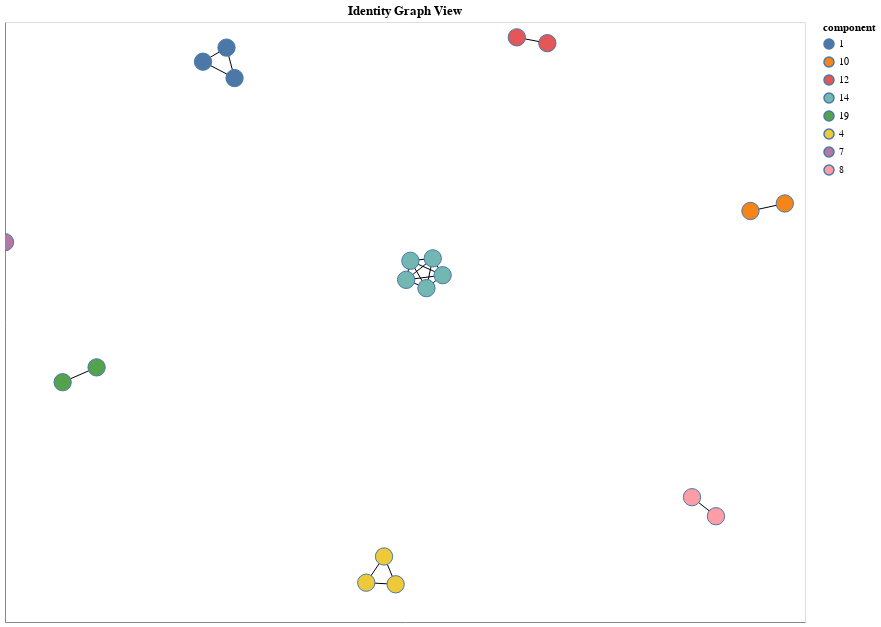

Notebook source saved alongside this figure:
### Code cell
G = nx.Graph()

node_data = (
    cc.withColumn("component", F.col("component").astype("string"))
    .toPandas()
    .set_index("id")
    .to_dict("index")
)

for node_id, data in node_data.items():
    G.add_node(node_id, **data)

edge_data = (
    edges.toPandas()
    .drop_duplicates(subset=["src", "dst"])
    .set_index(["src", "dst"])
    .to_dict("index")
)

for edge_id, data in edge_data.items():
    G.add_edge(edge_id[0], edge_id[1], **data)


nxa.draw_networkx(
    G=G,
    pos=nx.spring_layout(G),
    node_color="component",
    node_tooltip=["component", "email", "loyalty_id"],
    edge_tooltip=["action"],
).properties(
    title="Identity Graph View",
    height=800,
    width=1200,
).interactive()

### Figure 1 — Vega-Lite specification as saved in the notebook (floating-point values rounded to 4 significant figures)
{"config": {"view": {"continuousWidth": 400, "continuousHeight": 300}}, "layer": [{"data": {"name": "data-8551f9b39314a4a052d328d46a7e3cae"}, "mark": {"type": "line", "color": "black", "opacity": 1, "strokeWidth": 1}, "encoding": {"detail": {"field": "edge", "type": "quantitative"}, "tooltip": [{"field": "action", "type": "nominal"}], "x": {"axis": {"grid": false, "labels": false, "ticks": false, "title": ""}, "field": "x", "type": "quantitative"}, "y": {"axis": {"grid": false, "labels": false, "ticks": false, "title": ""}, "field": "y", "type": "quantitative"}}, "selection": {"selector001": {"type": "interval", "bind": "scales", "encodings": ["x", "y"]}}}, {"data": {"name": "data-e30f17e5169af59b426c0b4a97b34359"}, "mark": {"type": "point", "opacity": 1, "size": 300, "strokeWidth": 1.0}, "encoding": {"fill": {"field": "component", "type": "nominal"}, "tooltip": [{"field": "component", "type": "nominal"}, {"field": "email", "type": "nominal"}, {"field": "loyalty_id", "type": "quantitative"}], "x": {"axis": {"grid": false, "labels": false, "ticks": false}, "field": "x", "type": "quantitative"}, "y": {"axis": {"grid": false, "labels": false, "ticks": false}, "field": "y", "type": "quantitative"}}}], "height": 600, "title": "Identity Graph View", "width": 800, "$schema": "https://vega.github.io/schema/vega-lite/v4.17.0.json", "datasets": {"data-8551f9b39314a4a052d328d46a7e3cae": [{"edge": 0, "y": 0.6809, "link_value": "101", "action": "Linked by loyalty_id", "pair": [1, 3], "source": 1, "target": 3, "x": -0.505, "link_type": "loyalty_id"}, {"edge": 0, "y": 0.6318, "link_value": "101", "action": "Linked by loyalty_id", "pair": [1, 3], "source": 1, "target": 3, "x": -0.4261, "link_type": "loyalty_id"}, {"edge": 1, "y": 0.6809, "link_value": "101", "action": "Linked by loyalty_id", "pair": [1, 2], "source": 1, "target": 2, "x": -0.505, "link_type": "loyalty_id"}, {"edge": 1, "y": 0.7232, "link_value": "101", "action": "Linked by loyalty_id", "pair": [1, 2], "source": 1, "target": 2, "x": -0.4462, "link_type": "loyalty_id"}, {"edge": 2, "y": 0.7232, "link_value": "alice@readmail.test", "action": "Linked by email", "pair": [2, 3], "source": 2, "target": 3, "x": -0.4462, "link_type": "email"}, {"edge": 2, "y": 0.6318, "link_value": "alice@readmail.test", "action": "Linked by email", "pair": [2, 3], "source": 2, "target": 3, "x": -0.4261, "link_type": "email"}, {"edge": 3, "y": -0.8821, "link_value": "blake@readmail.test", "action": "Linked by email", "pair": [4, 5], "source": 4, "target": 5, "x": -0.09687, "link_type": "email"}, {"edge": 3, "y": -0.8035, "link_value": "blake@readmail.test", "action": "Linked by email", "pair": [4, 5], "source": 4, "target": 5, "x": -0.05242, "link_type": "email"}, {"edge": 4, "y": -0.8821, "link_value": "102", "action": "Linked by loyalty_id", "pair": [4, 6], "source": 4, "target": 6, "x": -0.09687, "link_type": "loyalty_id"}, {"edge": 4, "y": -0.8868, "link_value": "102", "action": "Linked by loyalty_id", "pair": [4, 6], "source": 4, "target": 6, "x": -0.02337, "link_type": "loyalty_id"}, {"edge": 5, "y": -0.8035, "link_value": "102", "action": "Linked by loyalty_id", "pair": [5, 6], "source": 5, "target": 6, "x": -0.05242, "link_type": "loyalty_id"}, {"edge": 5, "y": -0.8868, "link_value": "102", "action": "Linked by loyalty_id", "pair": [5, 6], "source": 5, "target": 6, "x": -0.02337, "link_type": "loyalty_id"}, {"edge": 6, "y": -0.6257, "link_value": "dylan@readmail.test", "action": "Linked by email", "pair": [8, 9], "source": 8, "target": 9, "x": 0.7175, "link_type": "email"}, {"edge": 6, "y": -0.6827, "link_value": "dylan@readmail.test", "action": "Linked by email", "pair": [8, 9], "source": 8, "target": 9, "x": 0.7774, "link_type": "email"}, {"edge": 7, "y": 0.2331, "link_value": "ethan@readmail.test", "action": "Linked by email", "pair": [10, 11], "source": 10, "target": 11, "x": 0.8636, "link_type": "email"}, {"edge": 7, "y": 0.2556, "link_value": "ethan@readmail.test", "action": "Linked by email", "pair": [10, 11], "source": 10, "target": 11, "x": 0.9495, "link_type": "email"}, {"edge": 8, "y": 0.7365, "link_value": "fiona@readmail.test", "action": "Linked by email", "pair": [12, 13], "source": 12, "target": 13, "x": 0.3559, "link_type": "email"}, {"edge": 8, "y": 0.754, "link_value": "fiona@readmail.test", "action": "Linked by email", "pair": [12, 13], "source": 12, "target": 13, "x": 0.2795, "link_type": "email"}, {"edge": 9, "y": 0.04045, "link_value": "grant@readmail.test", "action": "Linked by email", "pair": [14, 18], "source": 14, "target": 18, "x": 0.09409, "link_type": "email"}, {"edge": 9, "y": 0.02647, "link_value": "grant@readmail.test", "action": "Linked by email", "pair": [14, 18], "source": 14, "target": 18, "x": 0.002937, "link_type": "email"}, {"edge": 10, "y": 0.04045, "link_value": "grant@readmail.test", "action": "Linked by email", "pair": [14, 17], "source": 14, "target": 17, "x": 0.09409, "link_type": "email"}, {"edge": 10, "y": 0.08363, "link_value": "grant@readmail.test", "action": "Linked by email", "pair": [14, 17], "source": 14, "target": 17, "x": 0.01343, "link_type": "email"}, {"edge": 11, "y": 0.04045, "link_value": "grant@readmail.test", "action": "Linked by email", "pair": [14, 16], "source": 14, "target": 16, "x": 0.09409, "link_type": "email"}, {"edge": 11, "y": 0.001494, "link_value": "grant@readmail.test", "action": "Linked by email", "pair": [14, 16], "source": 14, "target": 16, "x": 0.05362, "link_type": "email"}, {"edge": 12, "y": 0.04045, "link_value": "grant@readmail.test", "action": "Linked by email", "pair": [14, 15], "source": 14, "target": 15, "x": 0.09409, "link_type": "email"}, {"edge": 12, "y": 0.09094, "link_value": "grant@readmail.test", "action": "Linked by email", "pair": [14, 15], "source": 14, "target": 15, "x": 0.06942, "link_type": "email"}, {"edge": 13, "y": 0.09094, "link_value": "grant@readmail.test", "action": "Linked by email", "pair": [15, 18], "source": 15, "target": 18, "x": 0.06942, "link_type": "email"}, {"edge": 13, "y": 0.02647, "link_value": "grant@readmail.test", "action": "Linked by email", "pair": [15, 18], "source": 15, "target": 18, "x": 0.002937, "link_type": "email"}, {"edge": 14, "y": 0.09094, "link_value": "grant@readmail.test", "action": "Linked by email", "pair": [15, 17], "source": 15, "target": 17, "x": 0.06942, "link_type": "email"}, {"edge": 14, "y": 0.08363, "link_value": "grant@readmail.test", "action": "Linked by email", "pair": [15, 17], "source": 15, "target": 17, "x": 0.01343, "link_type": "email"}, {"edge": 15, "y": 0.09094, "link_value": "grant@readmail.test", "action": "Linked by email", "pair": [15, 16], "source": 15, "target": 16, "x": 0.06942, "link_type": "email"}, {"edge": 15, "y": 0.001494, "link_value": "grant@readmail.test", "action": "Linked by email", "pair": [15, 16], "source": 15, "target": 16, "x": 0.05362, "link_type": "email"}, {"edge": 16, "y": 0.001494, "link_value": "grant@readmail.test", "action": "Linked by email", "pair": [16, 18], "source": 16, "target": 18, "x": 0.05362, "link_type": "email"}, {"edge": 16, "y": 0.02647, "link_value": "grant@readmail.test", "action": "Linked by email", "pair": [16, 18], "source": 16, "target": 18, "x": 0.002937, "link_type": "email"}, {"edge": 17, "y": 0.001494, "link_value": "grant@readmail.test", "action": "Linked by email", "pair": [16, 17], "source": 16, "target": 17, "x": 0.05362, "link_type": "email"}, {"edge": 17, "y": 0.08363, "link_value": "grant@readmail.test", "action": "Linked by email", "pair": [16, 17], "source": 16, "target": 17, "x": 0.01343, "link_type": "email"}, {"edge": 18, "y": 0.08363, "link_value": "grant@readmail.test", "action": "Linked by email", "pair": [17, 18], "source": 17, "target": 18, "x": 0.01343, "link_type": "email"}, {"edge": 18, "y": 0.02647, "link_value": "grant@readmail.test", "action": "Linked by email", "pair": [17, 18], "source": 17, "target": 18, "x": 0.002937, "link_type": "email"}, {"edge": 19, "y": -0.2806, "link_value": "hanna@readmail.test", "action": "Linked by email", "pair": [19, 20], "source": 19, "target": 20, "x": -0.8559, "link_type": "email"}, {"edge": 19, "y": -0.2361, "link_value": "hanna@readmail.test", "action": "Linked by email", "pair": [19, 20], "source": 19, "target": 20, "x": -0.771, "link_type": "email"}], "data-e30f17e5169af59b426c0b4a97b34359": [{"email": "alice@bulkmail.test", "y": 0.6809, "component": "1", "loyalty_id": 101.0, "x": -0.505}, {"email": "alice@readmail.test", "y": 0.7232, "component": "1", "loyalty_id": 101.0, "x": -0.4462}, {"email": "alice@readmail.test", "y": 0.6318, "component": "1", "loyalty_id": 101.0, "x": -0.4261}, {"email": "blake@readmail.test", "y": -0.8821, "component": "4", "loyalty_id": 102.0, "x": -0.09687}, {"email": "blake@readmail.test", "y": -0.8035, "component": "4", "loyalty_id": 102.0, "x": -0.05242}, {"email": "bloke@readmail.test", "y": -0.8868, "component": "4", "loyalty_id": 102.0, "x": -0.02337}, {"email": "clare@readmail.test", "y": 0.1395, "component": "7", "loyalty_id": 103.0, "x": -1.0}, {"email": "dylan@readmail.test", "y": -0.6257, "component": "8", "loyalty_id": 104.0, "x": 0.7175}, {"email": "dylan@readmail.test", "y": -0.6827, "component": "8", "loyalty_id": null, "x": 0.7774}, {"email": "ethan@readmail.test", "y": 0.2331, "component": "10", "loyalty_id": 105.0, "x": 0.8636}, {"email": "ethan@readmail.test", "y": 0.2556, "component": "10", "loyalty_id": 112.0, "x": 0.9495}, {"email": "fiona@readmail.test", "y": 0.7365, "component": "12", "loyalty_id": 106.0, "x": 0.3559}, {"email": "fiona@readmail.test", "y": 0.754, "component": "12", "loyalty_id": 212.0, "x": 0.2795}, {"email": "grant@readmail.test", "y": 0.04045, "component": "14", "loyalty_id": 107.0, "x": 0.09409}, {"email": "grant@readmail.test", "y": 0.09094, "component": "14", "loyalty_id": null, "x": 0.06942}, {"email": "grant@readmail.test", "y": 0.001494, "component": "14", "loyalty_id": 157.0, "x": 0.05362}, {"email": "grant@readmail.test", "y": 0.08363, "component": "14", "loyalty_id": 257.0, "x": 0.01343}, {"email": "grant@readmail.test", "y": 0.02647, "component": "14", "loyalty_id": 357.0, "x": 0.002937}, {"email": "hanna@readmail.test", "y": -0.2806, "component": "19", "loyalty_id": 108.0, "x": -0.8559}, {"email": "hanna@readmail.test", "y": -0.2361, "component": "19", "loyalty_id": null, "x": -0.771}]}}
